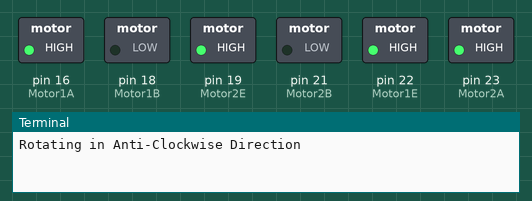
Simulated run of this program. Board: Raspberry Pi (header pin numbers). On the bench: switched loads named in the program (green lamp = pin HIGH), the last lines printed to the terminal. At 20.0 s the program stops and its outputs stay as they are.

Above: at 0.1 s.
At 10.1 s:
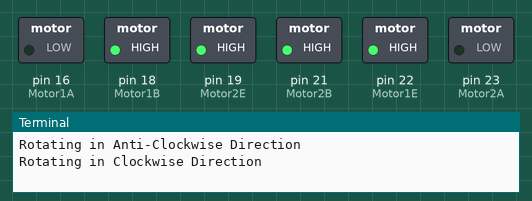
At 20.1 s:
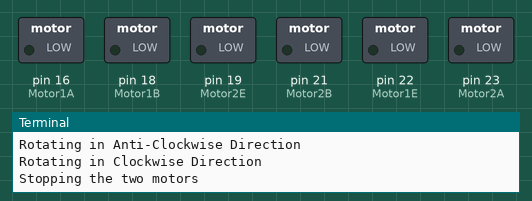
Timing chart, 0 to 21.5 s (numbered marks = the images above):
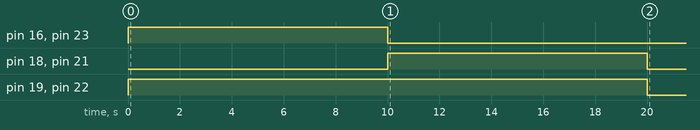

Measured:
- by itself, pin 16 (Motor1A), pin 23 (Motor2A): LOW → HIGH at 0.00 s, → LOW 10.0 s later
- by itself, pin 18 (Motor1B), pin 21 (Motor2B): LOW → HIGH at 10.0 s, → LOW 10.0 s later
- by itself, pin 19 (Motor2E), pin 22 (Motor1E): LOW → HIGH at 0.00 s, → LOW 20.0 s later

The program:

Motors.py
```python
## Controlling 2 DC Motors

# Import the required libraries
import RPi.GPIO as GPIO
from time import sleep

GPIO.setmode(GPIO.BOARD)    # Numbering using the PIN number of GPIO

# Pin allotment for the first motor
Motor1A = 16
Motor1B = 18
Motor1E = 22

# Pin allotment for the second motor
Motor2A = 23
Motor2B = 21
Motor2E = 19

# Setting the alloted pins as output pins
GPIO.setup(Motor1A,GPIO.OUT)
GPIO.setup(Motor1B,GPIO.OUT)
GPIO.setup(Motor1E,GPIO.OUT)

GPIO.setup(Motor2A,GPIO.OUT)
GPIO.setup(Motor2B,GPIO.OUT)
GPIO.setup(Motor2E,GPIO.OUT)

print ("Rotating in Anti-Clockwise Direction")
GPIO.output(Motor1A,GPIO.HIGH)
GPIO.output(Motor1B,GPIO.LOW)
GPIO.output(Motor1E,GPIO.HIGH)

GPIO.output(Motor2A,GPIO.HIGH)
GPIO.output(Motor2B,GPIO.LOW)
GPIO.output(Motor2E,GPIO.HIGH)

sleep(10)           ## Rotating for a total of 10 seconds

print ("Rotating in Clockwise Direction")
GPIO.output(Motor1A,GPIO.LOW)
GPIO.output(Motor1B,GPIO.HIGH)
GPIO.output(Motor1E,GPIO.HIGH)

GPIO.output(Motor2A,GPIO.LOW)
GPIO.output(Motor2B,GPIO.HIGH)
GPIO.output(Motor2E,GPIO.HIGH)

sleep(10)           ## Rotating for a total of 10 seconds

print ("Stopping the two motors")
GPIO.output(Motor1E,GPIO.LOW)
GPIO.output(Motor2E,GPIO.LOW)

GPIO.cleanup()      ## Cleaning the GPIO pins used
```
